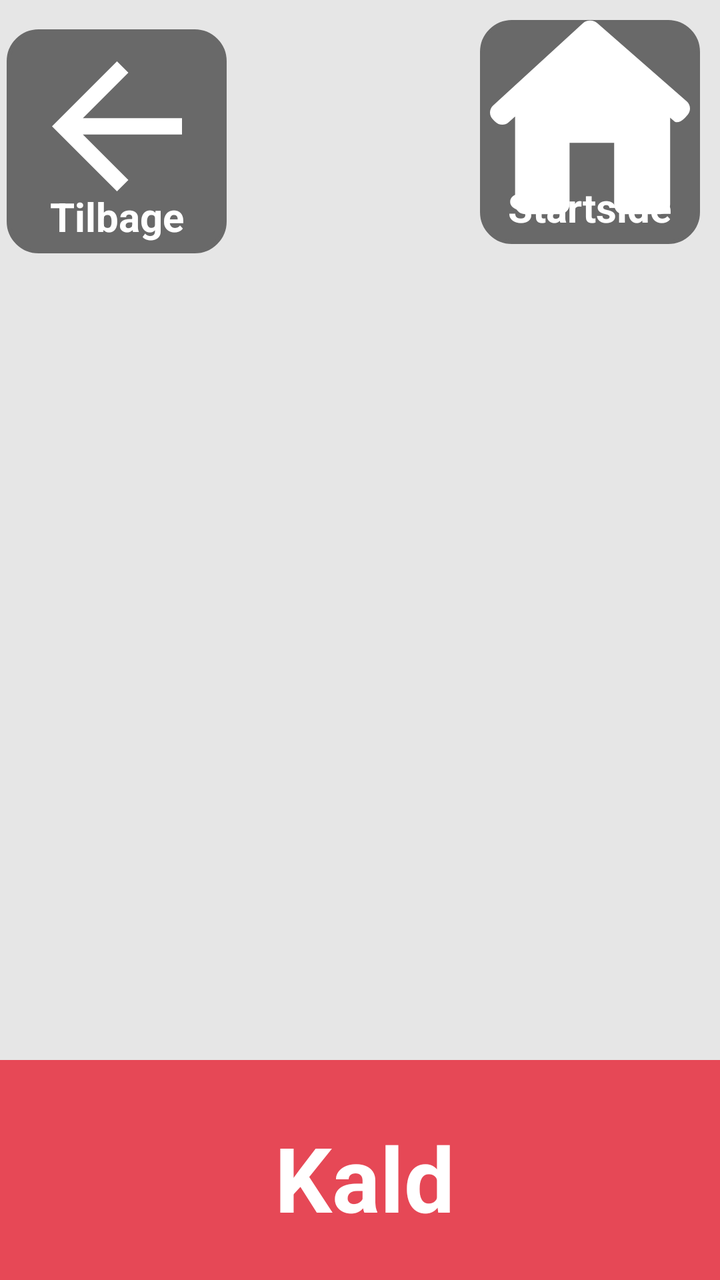
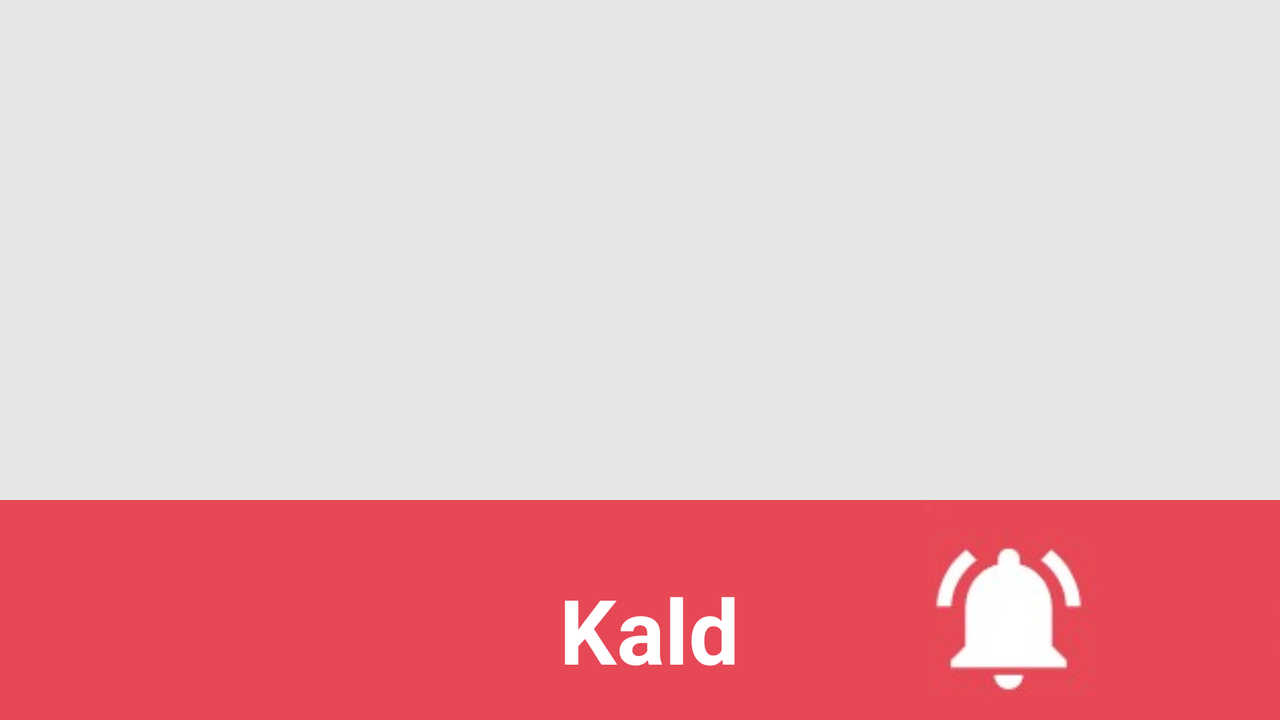

Two renders of one Android screen. The first uses the default layout on a phone; the second uses the alternative layout the repository ships for a different screen configuration, on a matching device. The two XML files are below.
<!-- AndroidManifest.xml: application theme MyTheme -->
<!-- res/layout/main_act.xml -->
<?xml version="1.0" encoding="utf-8"?>
<android.support.constraint.ConstraintLayout xmlns:android="http://schemas.android.com/apk/res/android"
    xmlns:tools="http://schemas.android.com/tools"
    android:layout_width="match_parent"
    android:layout_height="match_parent"
    xmlns:app="http://schemas.android.com/apk/res-auto">

    <ImageView
        android:id="@+id/back_btn"
        android:layout_width="110dp"
        android:layout_height="112dp"
        android:layout_marginTop="10dp"
        android:background="@drawable/button_rounded"
        android:backgroundTint="@color/grey"
        android:paddingBottom="15dp"
        android:scaleType="center"
        app:layout_constraintBottom_toBottomOf="parent"
        app:layout_constraintHorizontal_bias="0.013"
        app:layout_constraintLeft_toLeftOf="parent"
        app:layout_constraintRight_toRightOf="parent"
        app:layout_constraintTop_toTopOf="parent"
        app:layout_constraintVertical_bias="0.009"
        app:srcCompat="@drawable/ic_back" />

    <TextView
        android:id="@+id/back_view"
        android:layout_width="wrap_content"
        android:layout_height="wrap_content"
        android:layout_marginBottom="5dp"
        android:layout_marginEnd="8dp"
        android:layout_marginStart="8dp"
        android:layout_marginTop="8dp"
        android:text="@string/tilbage"
        android:textColor="@color/white"
        android:textSize="20sp"
        android:textStyle="bold"
        app:layout_constraintBottom_toBottomOf="@+id/back_btn"
        app:layout_constraintEnd_toEndOf="@+id/back_btn"
        app:layout_constraintStart_toStartOf="@+id/back_btn"
        app:layout_constraintTop_toTopOf="@+id/back_btn"
        app:layout_constraintVertical_bias="1.0" />

    <ImageView
        android:id="@+id/home_btn"
        android:layout_width="110dp"
        android:layout_height="112dp"
        android:layout_marginEnd="10dp"
        android:layout_marginTop="10dp"
        android:background="@drawable/button_rounded"
        android:backgroundTint="@color/grey"
        android:paddingBottom="15dp"
        android:scaleType="center"
        app:layout_constraintBottom_toBottomOf="parent"
        app:layout_constraintHorizontal_bias="1.0"
        app:layout_constraintLeft_toLeftOf="parent"
        app:layout_constraintRight_toRightOf="parent"
        app:layout_constraintTop_toTopOf="parent"
        app:layout_constraintVertical_bias="0.0"
        app:srcCompat="@drawable/ic_home" />

    <TextView
        android:id="@+id/home_view"
        android:layout_width="wrap_content"
        android:layout_height="wrap_content"
        android:layout_marginBottom="5dp"
        android:layout_marginEnd="8dp"
        android:layout_marginLeft="8dp"
        android:layout_marginRight="8dp"
        android:layout_marginStart="8dp"
        android:layout_marginTop="8dp"
        android:text="@string/startside"
        android:textColor="@color/white"
        android:textSize="20sp"
        android:textStyle="bold"
        app:layout_constraintBottom_toBottomOf="@+id/home_btn"
        app:layout_constraintHorizontal_bias="0.5"
        app:layout_constraintLeft_toLeftOf="@+id/home_btn"
        app:layout_constraintRight_toRightOf="@+id/home_btn"
        app:layout_constraintTop_toTopOf="@+id/home_btn"
        app:layout_constraintVertical_bias="1.0" />

    <FrameLayout
        android:id="@+id/fragment_container"
        android:layout_width="match_parent"
        android:layout_height="match_parent"
        android:layout_weight="1"
        >

    </FrameLayout>

    <ImageView
        android:id="@+id/call_btn"
        android:layout_width="1300dp"
        android:layout_height="110dp"
        android:layout_marginTop="8dp"
        android:background="@color/red"
        app:layout_constraintBottom_toBottomOf="parent"
        app:layout_constraintHorizontal_bias="0.0"
        app:layout_constraintLeft_toLeftOf="parent"
        app:layout_constraintRight_toRightOf="parent"
        app:layout_constraintTop_toTopOf="parent"
        app:layout_constraintVertical_bias="1.0"
        app:srcCompat="@drawable/call" />

    <TextView
        android:id="@+id/textView"
        android:layout_width="wrap_content"
        android:layout_height="68dp"
        android:layout_marginBottom="8dp"
        android:layout_marginEnd="8dp"
        android:layout_marginStart="8dp"
        android:layout_marginTop="304dp"
        android:text="Kald"
        android:textAlignment="center"
        android:textColor="@color/white"
        android:textSize="45sp"
        android:textStyle="bold"
        app:layout_constraintBottom_toBottomOf="parent"
        app:layout_constraintEnd_toEndOf="parent"
        app:layout_constraintHorizontal_bias="0.509"
        app:layout_constraintStart_toStartOf="parent"
        app:layout_constraintTop_toTopOf="parent"
        app:layout_constraintVertical_bias="0.98" />

</android.support.constraint.ConstraintLayout>
<!-- resources referenced by this layout -->
<resources>
  <color name="grey">#696969</color>
  <color name="red">#E74856</color>
  <color name="white">#ffffff</color>
  <!-- drawable button_rounded (drawable) -->
  <?xml version="1.0" encoding="utf-8"?>
  <selector xmlns:android="http://schemas.android.com/apk/res/android">
      <item>
          <shape android:shape="rectangle">
              <solid android:color="@color/blue"/>
              <solid android:color="@color/green"/>
              <stroke android:width="2dp" android:color="@color/green" />
              
              <corners android:radius="15dp" />
          </shape>
      </item>
  </selector>
  <!-- drawable call: jpg bitmap (drawable, 24998 bytes) -->
  <!-- drawable ic_back (drawable) -->
  <vector android:height="65dp" android:viewportHeight="408.0"
      android:viewportWidth="408.0" android:width="65dp" xmlns:android="http://schemas.android.com/apk/res/android">
      <path android:fillColor="#FFFFFF" android:pathData="M408,178.5H96.9L239.7,35.7L204,0L0,204l204,204l35.7,-35.7L96.9,229.5H408V178.5z"/>
  </vector>
  <!-- drawable ic_home (drawable) -->
  <vector android:height="100dp" android:viewportHeight="306.773"
      android:viewportWidth="306.773" android:width="100dp" xmlns:android="http://schemas.android.com/apk/res/android">
      <path android:fillColor="#FFFFFF" android:pathData="M302.93,149.79c5.56,-6.12 5.02,-15.49 -1.2,-20.93L164.63,8.9c-6.22,-5.44 -16.2,-5.33 -22.29,0.26L4.77,135.26c-6.09,5.59 -6.39,14.95 -0.66,20.9l3.45,3.59c5.72,5.95 14.97,6.66 20.65,1.58l10.28,-9.21v134.79c0,8.27 6.7,14.97 14.97,14.97h53.62c8.26,0 14.97,-6.7 14.97,-14.97v-94.3h68.4v94.3c-0.12,8.26 5.79,14.96 14.06,14.96h56.83c8.26,0 14.97,-6.7 14.97,-14.97V154.02c0,0 2.84,2.49 6.34,5.57c3.5,3.07 10.84,0.61 16.4,-5.51L302.93,149.79z"/>
  </vector>
  <string name="startside">Startside</string>
  <string name="tilbage">Tilbage</string>
  <style name="MyTheme" parent="Theme.AppCompat.NoActionBar">
  
          <item name="android:windowBackground">@color/backgroundColor</item>
          <item name="android:windowFullscreen">true</item>
          <item name="android:navigationMode">normal</item>
  
  
      </style>
  <color name="blue">#2D7D9A</color>
  <color name="green">#08AE9E</color>
  <color name="backgroundColor">#E6E6E6</color>
</resources>
<!-- res/layout-land/main_act.xml (the repository's variant of the layout above) -->
<!-- drawn on the phone turned sideways -->
<?xml version="1.0" encoding="utf-8"?>
<android.support.constraint.ConstraintLayout xmlns:android="http://schemas.android.com/apk/res/android"
    xmlns:tools="http://schemas.android.com/tools"
    android:layout_width="match_parent"
    android:layout_height="match_parent"
    xmlns:app="http://schemas.android.com/apk/res-auto">

    <FrameLayout
        android:id="@+id/fragment_container"
        android:layout_width="match_parent"
        android:layout_height="match_parent"
        android:layout_weight="1"
        >

    </FrameLayout>

    <ImageView
        android:id="@+id/call_btn"
        android:layout_width="1300dp"
        android:layout_height="110dp"
        android:layout_marginTop="8dp"
        android:background="@color/red"
        app:layout_constraintBottom_toBottomOf="parent"
        app:layout_constraintHorizontal_bias="0.0"
        app:layout_constraintLeft_toLeftOf="parent"
        app:layout_constraintRight_toRightOf="parent"
        app:layout_constraintTop_toTopOf="parent"
        app:layout_constraintVertical_bias="1.0"
        app:srcCompat="@drawable/call" />

    <TextView
        android:id="@+id/textView"
        android:layout_width="wrap_content"
        android:layout_height="68dp"
        android:layout_marginBottom="8dp"
        android:layout_marginEnd="8dp"
        android:layout_marginStart="8dp"
        android:layout_marginTop="304dp"
        android:text="Kald"
        android:textAlignment="center"
        android:textColor="@color/white"
        android:textSize="45sp"
        android:textStyle="bold"
        app:layout_constraintBottom_toBottomOf="parent"
        app:layout_constraintEnd_toEndOf="parent"
        app:layout_constraintHorizontal_bias="0.509"
        app:layout_constraintStart_toStartOf="parent"
        app:layout_constraintTop_toTopOf="parent"
        app:layout_constraintVertical_bias="0.98" />

</android.support.constraint.ConstraintLayout>
<!-- resources referenced by the variant -->
<!-- as the phone turned sideways resolves them -->
<resources>
  <color name="red">#E74856</color>
  <color name="white">#ffffff</color>
  <!-- drawable call: jpg bitmap (drawable, 24998 bytes) -->
  <style name="MyTheme" parent="Theme.AppCompat.NoActionBar">
  
          <item name="android:windowBackground">@color/backgroundColor</item>
          <item name="android:windowFullscreen">true</item>
          <item name="android:navigationMode">normal</item>
  
  
      </style>
  <color name="backgroundColor">#E6E6E6</color>
</resources>
